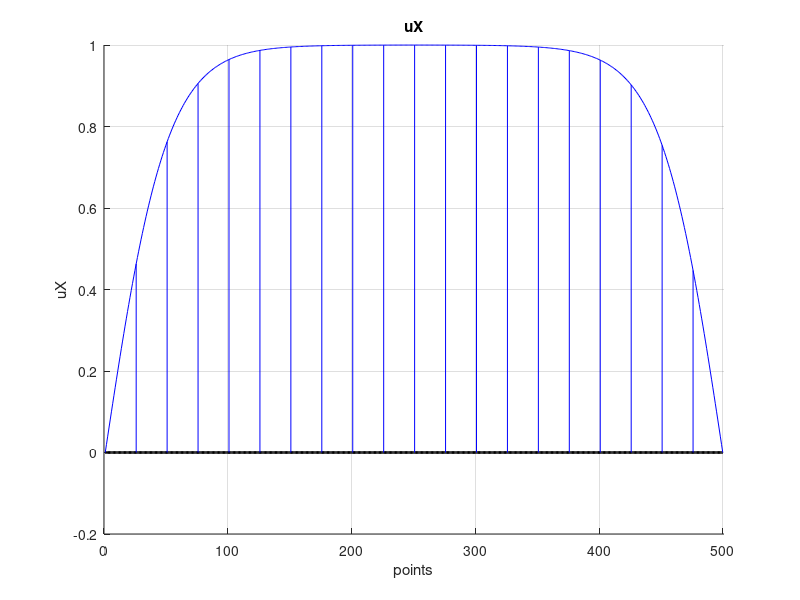
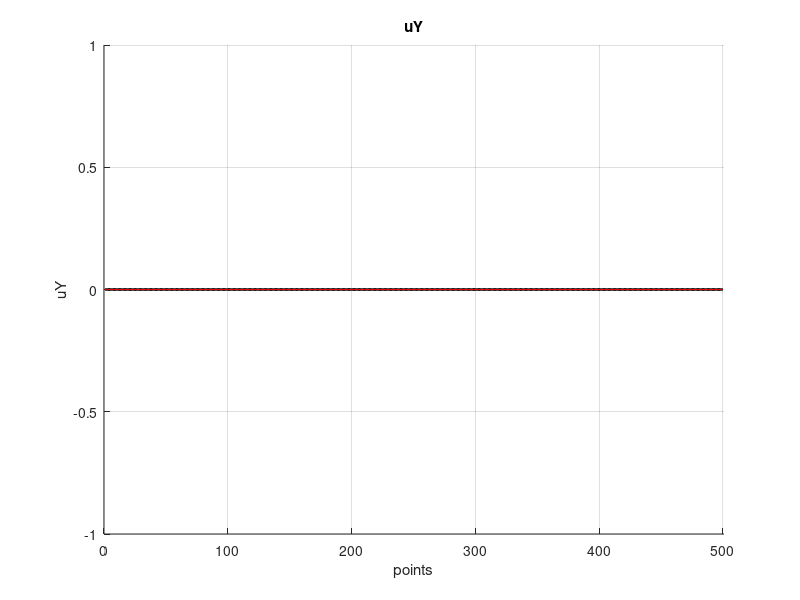
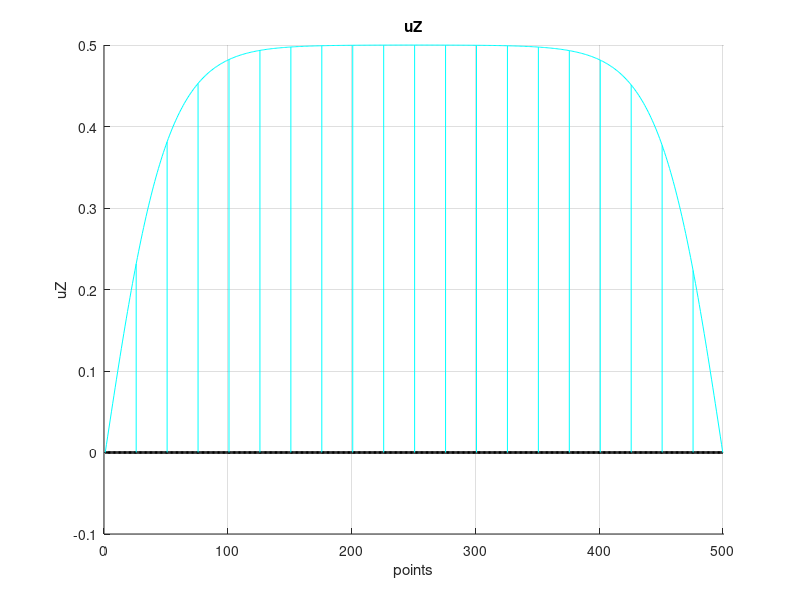

Recreate these plots in MATLAB, in order.
clear
close all
clc
%
% Author: Jacopo Canton
% E-mail: jacopo.canton@mail.polimi.it
% Last revision: 28/8/2013
%
%------------------------------------------------------------------------------
%
% Simple script to save to file the values of an analytical velocity profile.
% The file will then be loaded by the continuation program which is capable
% of linearly interpolating these values to the actual nodes of the mesh.
%
%------------------------------------------------------------------------------
% PARAMETERS
%


ru = 1;
S = 0.5;


tube = 2; % 1=inner, 2=outer

if ( tube == 1 )
   side =  1;
   xmin = -5.0;
   xmax = -5.0;
   ymin =  0;
   ymax =  0.5;
else
   side =  5;
   xmin = -5.0;
   xmax = -5.0;
   ymin =  0.6;
   ymax =  1;
end

npoints = 500;

%------------------------------------------------------------------------------
% DEFINITION OF THE VELOCITY PROFILES
%
if ( tube == 1 )

   uMean1 = 1;

   b = 5;

   uX = @(x,y)  tanh( b * ( 1 - y/ymax ) ) * uMean1;
   
   uY = @(x,y)  0;
   
   uZ = @(x,y)  0;

else

   uMean1 = 1;

   uMean2 = ru*uMean1;

   b = 5;

   ymed = ( ymin + ymax ) / 2;

   uX = @(x,y)  tanh( b * ( 1 - ( y - ymed )./( (ymin-ymax)/2*(y<ymed) + (ymax-ymin)/2*(y>=ymed) ) ) ) * uMean2;
   
   uY = @(x,y)  0;
   
   uZ = @(x,y)  tanh( b * ( 1 - ( y - ymed )./( (ymin-ymax)/2*(y<ymed) + (ymax-ymin)/2*(y>=ymed) ) ) ) *uMean2*S;

end

%------------------------------------------------------------------------------
% COMPUTATION OF THE POINT VALUES
%
xP = linspace(xmin,xmax,npoints)';
yP = linspace(ymin,ymax,npoints)';
zeroP = zeros(npoints,1);

uXp = uX(xP,yP);
uYp = uY(xP,yP);
uZp = uZ(xP,yP);

% if the user has specified a constant value, expand it
% in a constant vector of size 'npoints'
%
if ( size(uXp) == [1,1] )
   uXp = uXp * ones(npoints,1);
end
if ( size(uYp) == [1,1] )
   uYp = uYp * ones(npoints,1);
end
if ( size(uZp) == [1,1] )
   uZp = uZp * ones(npoints,1);
end

%------------------------------------------------------------------------------
% PLOT THE PROFILES
%
lin = 20;

% uX
figure(1)
hold on
grid on
plot(1:npoints,zeroP,'-k','lineWidth',2)
plot(1:npoints,uXp,'-b')
for i = 1:npoints/lin:npoints
   plot([i, i], [0, uXp(i)],'-b')
end
%plot([1 npoints],[.98*max(uXp) .98*max(uXp)],'-k')
%plot([1 npoints],[.99*max(uXp) .99*max(uXp)],'-k')
xlim([0 npoints+1])
xlabel('points')
ylabel('uX')
title('uX')

% uY
figure(2)
hold on
grid on
plot(1:npoints,zeroP,'-k','lineWidth',2)
plot(1:npoints,uYp,'-r')
for i = 1:npoints/lin:npoints
   plot([i, i], [0, uYp(i)],'-r')
end
xlim([0 npoints+1])
xlabel('points')
ylabel('uY')
title('uY')

% uZ
figure(3)
hold on
grid on
plot(1:npoints,zeroP,'-k','lineWidth',2)
plot(1:npoints,uZp,'-c')
for i = 1:npoints/lin:npoints
   plot([i, i], [0, uZp(i)],'-c')
end
xlim([0 npoints+1])
xlabel('points')
ylabel('uZ')
title('uZ')

%------------------------------------------------------------------------------
% PRINT TO FILE
%
fid=fopen(['side',num2str(side),'.dat'],'w');

fprintf(fid,'%d\n\n',npoints);
for i = 1:npoints
   fprintf(fid,'%.15f \t%.15f \t%.15f \t%.15f \t%.15f\n', uXp(i), uYp(i), uZp(i), xP(i), yP(i));
end

fclose(fid);
